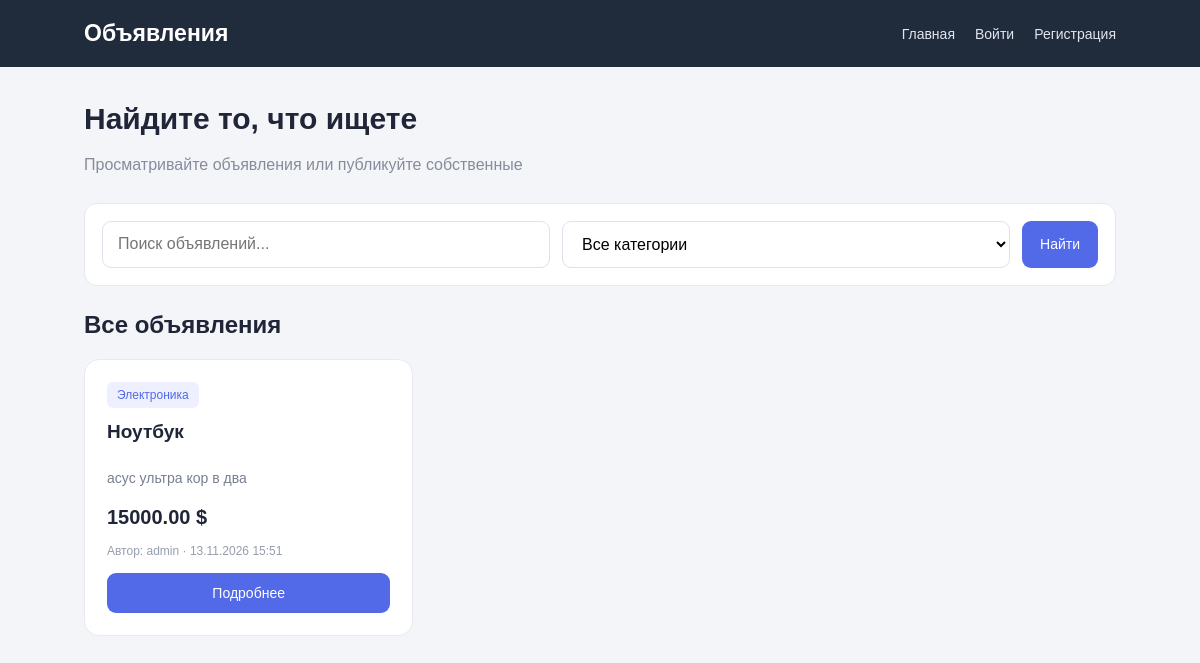
The page / on the database its author committed.
### board/models.py (models this page shows, shortened)
class Announcement(models.Model):
    CATEGORY_CHOICES = [
        ('electronics', 'Электроника'),
        ('clothes', 'Одежда'),
        ('furniture', 'Мебель'),
        ('transport', 'Транспорт'),
        ('other', 'Другое'),
    ]
    user = models.ForeignKey(User, on_delete=models.CASCADE, related_name='announcements')
    title = models.CharField(max_length=200)
    description = models.TextField()
    category = models.CharField(max_length=30, choices=CATEGORY_CHOICES, default='other')
    price = models.DecimalField(max_digits=10, decimal_places=2, null=True, blank=True)
    created_at = models.DateTimeField(auto_now_add=True)
    updated_at = models.DateTimeField(auto_now=True)
    is_active = models.BooleanField(default=True)

### board/views.py (the view)
# urls.py: path('', views.home, name='home'),
def home(request):
    announcements = Announcement.objects.filter(is_active=True).order_by('-created_at')
    search = request.GET.get('q', '')
    category = request.GET.get('category', '')
    if search:
        announcements = announcements.filter(
            Q(title__icontains=search) |
            Q(description__icontains=search)
        )
    if category:
        announcements = announcements.filter(category=category)
    context = {
        'announcements': announcements,
        'search': search,
        'selected_category': category,
    }
    return render_page(request, 'home', context)

### board/views.py (called while the page is built)
def render_page(request, page, context=None):
    if context is None:
        context = {}
    context['page'] = page
    return render(request, 'base.html', context)

### board/templates/base.html (shortened to what this page needs)
<!DOCTYPE html>
<html lang="ru">
<head>
</head>
<body>
<header class="navbar">
    <a href="{% url 'home' %}" class="logo">
        Объявления
    </a>
    <nav class="nav-links">
        <a href="{% url 'home' %}">Главная</a>
        {% if user.is_authenticated %}
            <a href="{% url 'create_announcement' %}">Создать</a>
            <a href="{% url 'my_announcements' %}">Мои объявления</a>
            <a href="{% url 'subscriptions' %}">Подписки</a>
            <a href="{% url 'saved' %}">Избранное</a>
            <form method="post" action="{% url 'logout' %}">
                {% csrf_token %}
                <button class="logout-button" type="submit">
                    Выйти
                </button>
            </form>
        {% else %}
            <a href="{% url 'login' %}">Войти</a>
            <a href="{% url 'register' %}">Регистрация</a>
        {% endif %}
    </nav>
</header>
<main class="container">
    {% if page == 'home' %}
        <h1 class="title">Найдите то, что ищете</h1>
        <p class="subtitle">
            Просматривайте объявления или публикуйте собственные
        </p>
        <form method="get" class="search">
            <input
                class="input"
                type="text"
                name="q"
                value="{{ search_query }}"
                placeholder="Поиск объявлений..."
            >
            <select class="input" name="category">
                <option value="">Все категории</option>
            </select>
            <button class="btn" type="submit">
                Найти
            </button>
        </form>
        <div class="page-actions">
            <h2>Все объявления</h2>
        </div>
    {% elif page == 'subscriptions' %}
        <h1 class="title">Мои подписки</h1>
        <p class="subtitle">
            Объявления, за которыми вы следите
        </p>
    {% elif page == 'saved' %}
        <h1 class="title">Избранное</h1>
        <p class="subtitle">
            Сохранённые вами объявления
        </p>
    {% endif %}
    {% if page == 'home' or page == 'my' or page == 'subscriptions' or page == 'saved' %}
        {% if announcements %}
            <div class="grid">
                {% for announcement in announcements %}
                    <article class="card">
                        <span class="category">
                            {{ announcement.get_category_display }}
                        </span>
                        <h3>
                            <a href="{% url 'announcement_detail' announcement.id %}">
                                {{ announcement.title }}
                            </a>
                        </h3>
                        <p class="description">
                            {{ announcement.description|truncatechars:130 }}
                        </p>
                        <div class="price">
                            {% if announcement.price != None %}
                                {{ announcement.price|floatformat:2 }} $
                            {% else %}
                                Цена не указана
                            {% endif %}
                        </div>
                        <div class="meta">
                            Автор: {{ announcement.user.username }}
                            · {{ announcement.created_at|date:"d.m.Y H:i" }}
                        </div>
                        <a class="btn" href="{% url 'announcement_detail' announcement.id %}">
                            Подробнее
                        </a>
                    </article>
                {% endfor %}
            </div>
        {% endif %}
    {% endif %}
</main>
</body>
</html>

### board/templates/base.html (style rules this page uses)
* { box-sizing: border-box; }
body { margin: 0; background: #f4f5f9; color: #202638; font-family: Arial, sans-serif; }
a { color: inherit; text-decoration: none; }
button, input, select, textarea { font: inherit; }
.navbar { background: #202b3c; color: white; padding: 20px 7%; display: flex; justify-content: space-between; align-items: center; flex-wrap: wrap; gap: 20px; }
.logo { font-size: 23px; font-weight: bold; }
.nav-links { display: flex; align-items: center; gap: 20px; flex-wrap: wrap; }
.nav-links a, .logout-button { color: #e2e6ef; font-size: 14px; }
.container { width: 86%; max-width: 1250px; min-height: 70vh; margin: 35px auto; }
.title { font-size: 30px; margin-bottom: 10px; }
.subtitle { color: #858c9b; margin-bottom: 25px; line-height: 1.6; }
.btn { display: inline-block; padding: 12px 18px; background: #5269e8; color: white; border: none; border-radius: 9px; cursor: pointer; text-align: center; font-size: 14px; }
.search { display: flex; gap: 12px; padding: 17px; margin-bottom: 25px; background: white; border: 1px solid #e7e9ef; border-radius: 13px; }
.input { width: 100%; padding: 13px 15px; border: 1px solid #dfe2ea; border-radius: 9px; background: white; }
.grid { display: grid; grid-template-columns: repeat(3, 1fr); gap: 22px; }
.card { background: white; border: 1px solid #e8eaf0; border-radius: 15px; padding: 22px; display: flex; flex-direction: column; }
.category { display: inline-block; width: fit-content; padding: 6px 10px; margin-bottom: 13px; border-radius: 6px; background: #eef0ff; color: #5269e8; font-size: 12px; }
.card h3 { margin: 0 0 10px; font-size: 19px; }
.description { color: #777f90; font-size: 14px; line-height: 1.6; margin-bottom: 17px; }
.price { font-size: 20px; font-weight: bold; margin-top: auto; margin-bottom: 15px; }
.meta { color: #969dac; font-size: 12px; margin-bottom: 15px; }
.page-actions { display: flex; justify-content: space-between; align-items: center; flex-wrap: wrap; gap: 15px; margin-bottom: 20px; }
.page-actions h2 { margin: 0; }

### rows shown on the page
Announcement: category "Электроника", title "Ноутбук", description "асус ультра кор в два", price "15000.00", user.username "admin", created_at "13.11.2026 15:51"
